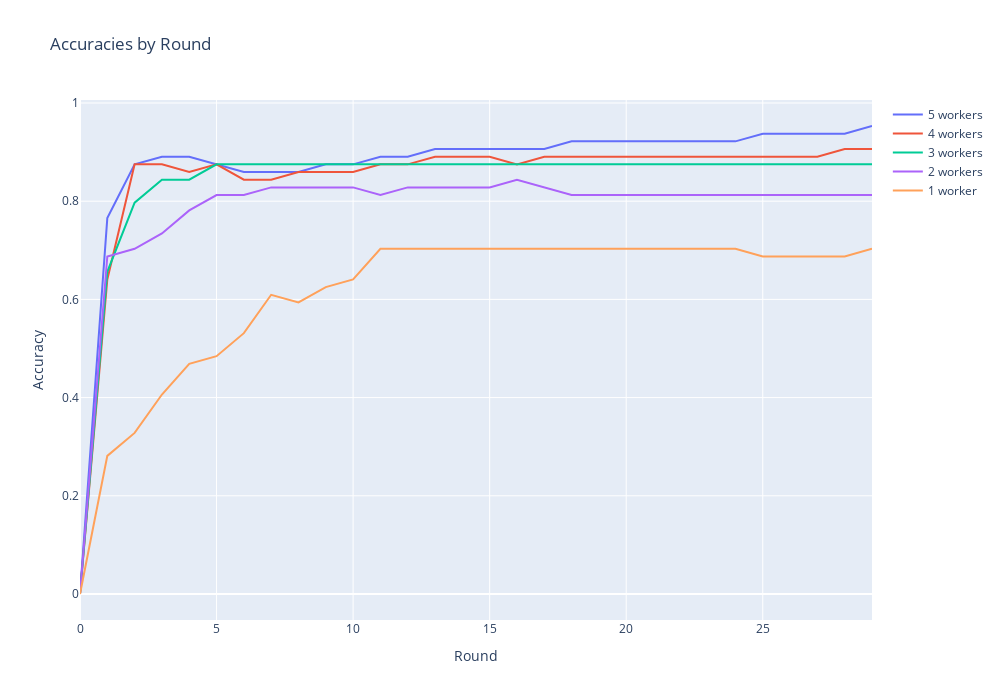

The notebook cell this image was saved under:
### Code cell
import os
import plotly.graph_objects as go

# Get the list of text files in the current directory
txt_files = [file for file in os.listdir() if file.startswith("accuracies_") and file.endswith(".txt")]

# Initialize lists to store the rounds and accuracies for each file
data = []

# Read the data from each text file
for file in txt_files:
    rounds = [0]
    accuracies = [0]
    with open(file, 'r') as f:
        lines = f.readlines()
        i = 0
        for line in lines[:-1]:
            i+=1
            if i<30:
                # Split the line into round and accuracy
                round_num, accuracy = line.strip().split(':')
                rounds.append(int(round_num[6:])+1)
                accuracies.append(float(accuracy[1:]))
    # Extract the worker count from the file name
    worker_count = file.split("_")[1].split("workers")[0].strip()
    # Store the rounds and accuracies for each file as a separate trace with the legend as the worker count
    s = "s" if int(worker_count) != 1 else ""
    trace = go.Scatter(x=rounds, y=accuracies, mode='lines', name=f"{worker_count} worker{s}")
    data.append(trace)

# Sort the data traces based on the worker count
data = sorted(data, key=lambda x: int(x.name.split()[0]), reverse=True)

# Create a line plot with multiple traces
fig = go.Figure(data=data)

# Set the plot title and axis labels
fig.update_layout(title='Accuracies by Round', xaxis_title='Round', yaxis_title='Accuracy', width=1000, height=700)

# Show the plot
fig.show()

### Figure 1 — Plotly figure (JSON) as saved in the notebook; plotly's stock layout.template omitted (floating-point values rounded to 4 significant figures)
{"data": [{"mode": "lines", "name": "5 workers", "type": "scatter", "x": [0, 1, 2, 3, 4, 5, 6, 7, 8, 9, 10, 11, 12, 13, 14, 15, 16, 17, 18, 19, 20, 21, 22, 23, 24, 25, 26, 27, 28, 29], "y": [0, 0.7656, 0.875, 0.8906, 0.8906, 0.875, 0.8594, 0.8594, 0.8594, 0.875, 0.875, 0.8906, 0.8906, 0.9062, 0.9062, 0.9062, 0.9062, 0.9062, 0.9219, 0.9219, 0.9219, 0.9219, 0.9219, 0.9219, 0.9219, 0.9375, 0.9375, 0.9375, 0.9375, 0.9531]}, {"mode": "lines", "name": "4 workers", "type": "scatter", "x": [0, 1, 2, 3, 4, 5, 6, 7, 8, 9, 10, 11, 12, 13, 14, 15, 16, 17, 18, 19, 20, 21, 22, 23, 24, 25, 26, 27, 28, 29], "y": [0, 0.6406, 0.875, 0.875, 0.8594, 0.875, 0.8438, 0.8438, 0.8594, 0.8594, 0.8594, 0.875, 0.875, 0.8906, 0.8906, 0.8906, 0.875, 0.8906, 0.8906, 0.8906, 0.8906, 0.8906, 0.8906, 0.8906, 0.8906, 0.8906, 0.8906, 0.8906, 0.9062, 0.9062]}, {"mode": "lines", "name": "3 workers", "type": "scatter", "x": [0, 1, 2, 3, 4, 5, 6, 7, 8, 9, 10, 11, 12, 13, 14, 15, 16, 17, 18, 19, 20, 21, 22, 23, 24, 25, 26, 27, 28, 29], "y": [0, 0.6562, 0.7969, 0.8438, 0.8438, 0.875, 0.875, 0.875, 0.875, 0.875, 0.875, 0.875, 0.875, 0.875, 0.875, 0.875, 0.875, 0.875, 0.875, 0.875, 0.875, 0.875, 0.875, 0.875, 0.875, 0.875, 0.875, 0.875, 0.875, 0.875]}, {"mode": "lines", "name": "2 workers", "type": "scatter", "x": [0, 1, 2, 3, 4, 5, 6, 7, 8, 9, 10, 11, 12, 13, 14, 15, 16, 17, 18, 19, 20, 21, 22, 23, 24, 25, 26, 27, 28, 29], "y": [0, 0.6875, 0.7031, 0.7344, 0.7812, 0.8125, 0.8125, 0.8281, 0.8281, 0.8281, 0.8281, 0.8125, 0.8281, 0.8281, 0.8281, 0.8281, 0.8438, 0.8281, 0.8125, 0.8125, 0.8125, 0.8125, 0.8125, 0.8125, 0.8125, 0.8125, 0.8125, 0.8125, 0.8125, 0.8125]}, {"mode": "lines", "name": "1 worker", "type": "scatter", "x": [0, 1, 2, 3, 4, 5, 6, 7, 8, 9, 10, 11, 12, 13, 14, 15, 16, 17, 18, 19, 20, 21, 22, 23, 24, 25, 26, 27, 28, 29], "y": [0, 0.2812, 0.3281, 0.4062, 0.4688, 0.4844, 0.5312, 0.6094, 0.5938, 0.625, 0.6406, 0.7031, 0.7031, 0.7031, 0.7031, 0.7031, 0.7031, 0.7031, 0.7031, 0.7031, 0.7031, 0.7031, 0.7031, 0.7031, 0.7031, 0.6875, 0.6875, 0.6875, 0.6875, 0.7031]}], "layout": {"height": 700, "title": {"text": "Accuracies by Round"}, "width": 1000, "xaxis": {"title": {"text": "Round"}}, "yaxis": {"title": {"text": "Accuracy"}}}}
